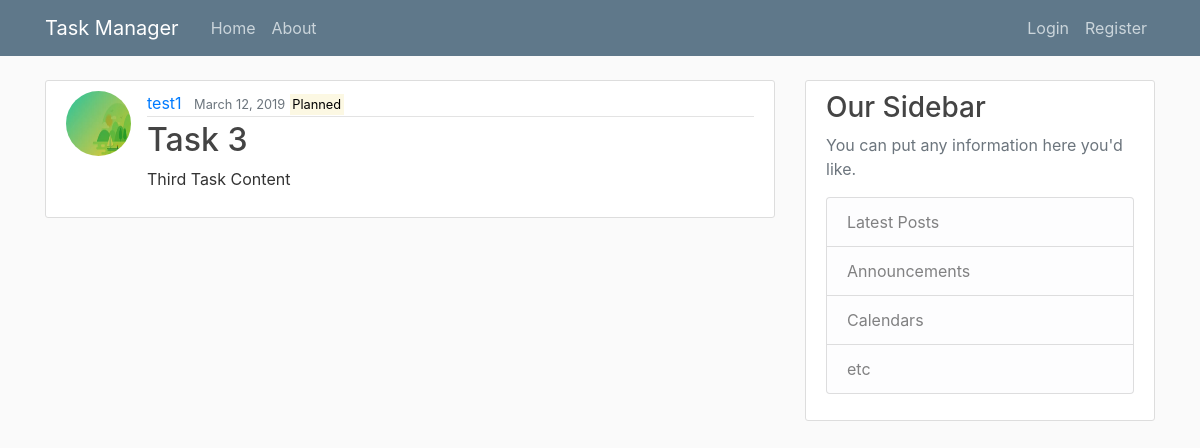
Screenshot of /task/6/ with the database file from the repository.
### home/models.py (models this page shows, shortened)
class Task(models.Model):
	title = models.CharField(max_length=100)
	content = models.TextField()
	date_posted = models.DateTimeField(default=timezone.now)
	creator = models.ForeignKey(User, on_delete=models.CASCADE)
	STATUS_CHOICES = (
		('Planned','Planned'),
		('In Progress', 'In Progress'),
		('Done', 'Done'),
	)
	status= models.CharField(max_length=100, choices=STATUS_CHOICES, default='Planned')

### users/models.py (models this page shows, shortened)
class Profile(models.Model):
	user = models.OneToOneField(User, on_delete=models.CASCADE)
	image = models.ImageField(default='default.jpeg', upload_to='profile_pics')

### home/views.py (the view)
# urls.py: path('task/<int:pk>/', TaskDetailView.as_view(), name =  'task-detail'),
class TaskDetailView(DetailView):
	model = Task

### home/templates/home/task_detail.html (shortened to what this page needs)
{% extends "home/base.html" %}
{% block content%}
	<article class="media content-section">
		<img class="rounded-circle article-img" src="{{ object.creator.profile.image.url }}">
		 <div class="media-body">
		   <div class="article-metadata">
		     <a class="mr-2" href="#">{{ object.creator }}</a>
		     <small class="text-muted">{{ object.date_posted|date:"F d, Y"}}</small>
		     <small><mark>{{ object.status }}</mark></small>
		   </div>
		   <h2 class="article-title">{{ object.title }}</h2>
		   <p class="article-content">{{ object.content }}</p>
		 </div>
	</article>
{% endblock content %}

### home/static/home/main.css (style rules this page uses)
body { background: #fafafa; color: #333333; margin-top: 5rem; }
h1, h2, h3, h4, h5, h6 { color: #444444; }
.content-section { background: #ffffff; padding: 10px 20px; border: 1px solid #dddddd; border-radius: 3px; margin-bottom: 20px; }
.article-title { color: #444444; }
.article-content { white-space: pre-line; }
.article-img { height: 65px; width: 65px; margin-right: 16px; }
.article-metadata { padding-bottom: 1px; margin-bottom: 4px; border-bottom: 1px solid #e3e3e3 }

### rows the page displays
Task: creator.profile.image (placeholder picture), creator "test1", date_posted "March 12, 2019", status "Planned", title "Task 3", content "Third Task Content"
